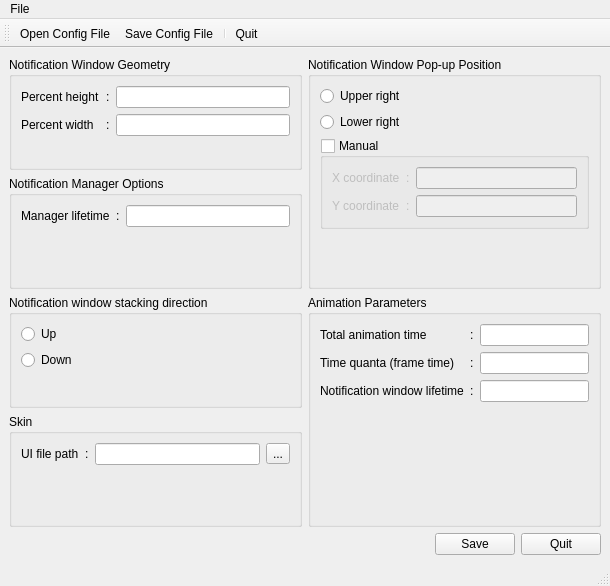
<ui version="4.0" >
 <class>MainWindow</class>
 <widget class="QMainWindow" name="MainWindow" >
  <property name="geometry" >
   <rect>
    <x>0</x>
    <y>0</y>
    <width>610</width>
    <height>586</height>
   </rect>
  </property>
  <property name="windowTitle" >
   <string>Notification Manager Configuration</string>
  </property>
  <widget class="QWidget" name="centralwidget" >
   <property name="geometry" >
    <rect>
     <x>0</x>
     <y>62</y>
     <width>610</width>
     <height>499</height>
    </rect>
   </property>
   <layout class="QGridLayout" name="gridLayout" >
    <item row="0" column="0" >
     <widget class="QGroupBox" name="geometry_box" >
      <property name="sizePolicy" >
       <sizepolicy vsizetype="Expanding" hsizetype="Expanding" >
        <horstretch>0</horstretch>
        <verstretch>0</verstretch>
       </sizepolicy>
      </property>
      <property name="title" >
       <string>Notification Window Geometry</string>
      </property>
      <layout class="QGridLayout" name="gridLayout_2" >
       <item row="0" column="2" >
        <widget class="QLineEdit" name="percent_height" />
       </item>
       <item row="1" column="0" >
        <widget class="QLabel" name="label_2" >
         <property name="text" >
          <string>Percent width</string>
         </property>
         <property name="buddy" >
          <cstring>percent_width</cstring>
         </property>
        </widget>
       </item>
       <item row="1" column="2" >
        <widget class="QLineEdit" name="percent_width" />
       </item>
       <item row="0" column="0" >
        <widget class="QLabel" name="label" >
         <property name="text" >
          <string>Percent height</string>
         </property>
         <property name="buddy" >
          <cstring>percent_height</cstring>
         </property>
        </widget>
       </item>
       <item row="0" column="1" >
        <widget class="QLabel" name="label_3" >
         <property name="text" >
          <string>:</string>
         </property>
        </widget>
       </item>
       <item row="1" column="1" >
        <widget class="QLabel" name="label_4" >
         <property name="text" >
          <string>:</string>
         </property>
        </widget>
       </item>
       <item row="2" column="2" >
        <spacer name="verticalSpacer_2" >
         <property name="orientation" >
          <enum>Qt::Vertical</enum>
         </property>
         <property name="sizeHint" stdset="0" >
          <size>
           <width>0</width>
           <height>0</height>
          </size>
         </property>
        </spacer>
       </item>
       <item row="2" column="0" >
        <spacer name="verticalSpacer" >
         <property name="orientation" >
          <enum>Qt::Vertical</enum>
         </property>
         <property name="sizeHint" stdset="0" >
          <size>
           <width>0</width>
           <height>0</height>
          </size>
         </property>
        </spacer>
       </item>
       <item row="2" column="1" >
        <spacer name="verticalSpacer_8" >
         <property name="orientation" >
          <enum>Qt::Vertical</enum>
         </property>
         <property name="sizeHint" stdset="0" >
          <size>
           <width>0</width>
           <height>0</height>
          </size>
         </property>
        </spacer>
       </item>
      </layout>
     </widget>
    </item>
    <item rowspan="2" row="0" column="1" >
     <widget class="QGroupBox" name="position_box" >
      <property name="sizePolicy" >
       <sizepolicy vsizetype="Expanding" hsizetype="Expanding" >
        <horstretch>0</horstretch>
        <verstretch>0</verstretch>
       </sizepolicy>
      </property>
      <property name="title" >
       <string>Notification Window Pop-up Position</string>
      </property>
      <layout class="QGridLayout" name="gridLayout_3" >
       <item row="0" column="0" >
        <widget class="QRadioButton" name="upper_right_radio" >
         <property name="text" >
          <string>Upper right</string>
         </property>
        </widget>
       </item>
       <item row="1" column="0" >
        <widget class="QRadioButton" name="lower_right_radio" >
         <property name="text" >
          <string>Lower right</string>
         </property>
        </widget>
       </item>
       <item row="3" column="0" >
        <spacer name="verticalSpacer_3" >
         <property name="orientation" >
          <enum>Qt::Vertical</enum>
         </property>
         <property name="sizeHint" stdset="0" >
          <size>
           <width>0</width>
           <height>0</height>
          </size>
         </property>
        </spacer>
       </item>
       <item row="2" column="0" >
        <widget class="QGroupBox" name="manual_position" >
         <property name="title" >
          <string>Manual</string>
         </property>
         <property name="checkable" >
          <bool>true</bool>
         </property>
         <property name="checked" >
          <bool>false</bool>
         </property>
         <layout class="QGridLayout" name="gridLayout_4" >
          <item row="0" column="0" >
           <widget class="QLabel" name="label_5" >
            <property name="text" >
             <string>X coordinate</string>
            </property>
            <property name="buddy" >
             <cstring>startx</cstring>
            </property>
           </widget>
          </item>
          <item row="0" column="1" >
           <widget class="QLabel" name="label_6" >
            <property name="text" >
             <string>:</string>
            </property>
           </widget>
          </item>
          <item row="0" column="2" >
           <widget class="QLineEdit" name="startx" />
          </item>
          <item row="1" column="0" >
           <widget class="QLabel" name="label_7" >
            <property name="text" >
             <string>Y coordinate</string>
            </property>
            <property name="buddy" >
             <cstring>starty</cstring>
            </property>
           </widget>
          </item>
          <item row="1" column="1" >
           <widget class="QLabel" name="label_8" >
            <property name="text" >
             <string>:</string>
            </property>
           </widget>
          </item>
          <item row="1" column="2" >
           <widget class="QLineEdit" name="starty" />
          </item>
         </layout>
        </widget>
       </item>
      </layout>
     </widget>
    </item>
    <item row="2" column="0" >
     <widget class="QGroupBox" name="stacking_box" >
      <property name="sizePolicy" >
       <sizepolicy vsizetype="Expanding" hsizetype="Expanding" >
        <horstretch>0</horstretch>
        <verstretch>0</verstretch>
       </sizepolicy>
      </property>
      <property name="title" >
       <string>Notification window stacking direction</string>
      </property>
      <layout class="QGridLayout" name="gridLayout_5" >
       <item row="0" column="0" >
        <widget class="QRadioButton" name="stacking_up" >
         <property name="text" >
          <string>Up</string>
         </property>
        </widget>
       </item>
       <item row="1" column="0" >
        <widget class="QRadioButton" name="stacking_down" >
         <property name="text" >
          <string>Down</string>
         </property>
        </widget>
       </item>
       <item row="2" column="0" >
        <spacer name="verticalSpacer_4" >
         <property name="orientation" >
          <enum>Qt::Vertical</enum>
         </property>
         <property name="sizeHint" stdset="0" >
          <size>
           <width>0</width>
           <height>0</height>
          </size>
         </property>
        </spacer>
       </item>
      </layout>
     </widget>
    </item>
    <item rowspan="2" row="2" column="1" >
     <widget class="QGroupBox" name="animation_box" >
      <property name="sizePolicy" >
       <sizepolicy vsizetype="Expanding" hsizetype="Expanding" >
        <horstretch>0</horstretch>
        <verstretch>0</verstretch>
       </sizepolicy>
      </property>
      <property name="title" >
       <string>Animation Parameters</string>
      </property>
      <layout class="QGridLayout" name="gridLayout_6" >
       <item row="0" column="0" >
        <widget class="QLabel" name="label_9" >
         <property name="text" >
          <string>Total animation time</string>
         </property>
         <property name="buddy" >
          <cstring>animation_time</cstring>
         </property>
        </widget>
       </item>
       <item row="0" column="1" >
        <widget class="QLabel" name="label_10" >
         <property name="text" >
          <string>:</string>
         </property>
        </widget>
       </item>
       <item row="0" column="2" >
        <widget class="QLineEdit" name="animation_time" />
       </item>
       <item row="1" column="0" >
        <widget class="QLabel" name="label_11" >
         <property name="text" >
          <string>Time quanta (frame time)</string>
         </property>
         <property name="buddy" >
          <cstring>time_quanta</cstring>
         </property>
        </widget>
       </item>
       <item row="1" column="1" >
        <widget class="QLabel" name="label_12" >
         <property name="text" >
          <string>:</string>
         </property>
        </widget>
       </item>
       <item row="1" column="2" >
        <widget class="QLineEdit" name="time_quanta" />
       </item>
       <item row="2" column="0" >
        <widget class="QLabel" name="label_13" >
         <property name="text" >
          <string>Notification window lifetime</string>
         </property>
         <property name="buddy" >
          <cstring>lifetime</cstring>
         </property>
        </widget>
       </item>
       <item row="2" column="1" >
        <widget class="QLabel" name="label_14" >
         <property name="text" >
          <string>:</string>
         </property>
        </widget>
       </item>
       <item row="2" column="2" >
        <widget class="QLineEdit" name="lifetime" />
       </item>
       <item row="3" column="0" >
        <spacer name="verticalSpacer_5" >
         <property name="orientation" >
          <enum>Qt::Vertical</enum>
         </property>
         <property name="sizeHint" stdset="0" >
          <size>
           <width>0</width>
           <height>0</height>
          </size>
         </property>
        </spacer>
       </item>
       <item row="3" column="1" >
        <spacer name="verticalSpacer_6" >
         <property name="orientation" >
          <enum>Qt::Vertical</enum>
         </property>
         <property name="sizeHint" stdset="0" >
          <size>
           <width>0</width>
           <height>0</height>
          </size>
         </property>
        </spacer>
       </item>
       <item row="3" column="2" >
        <spacer name="verticalSpacer_7" >
         <property name="orientation" >
          <enum>Qt::Vertical</enum>
         </property>
         <property name="sizeHint" stdset="0" >
          <size>
           <width>0</width>
           <height>0</height>
          </size>
         </property>
        </spacer>
       </item>
      </layout>
     </widget>
    </item>
    <item row="4" column="1" >
     <layout class="QHBoxLayout" name="horizontalLayout" >
      <item>
       <spacer name="horizontalSpacer" >
        <property name="orientation" >
         <enum>Qt::Horizontal</enum>
        </property>
        <property name="sizeHint" stdset="0" >
         <size>
          <width>0</width>
          <height>0</height>
         </size>
        </property>
       </spacer>
      </item>
      <item>
       <widget class="QPushButton" name="save_button" >
        <property name="text" >
         <string>Save</string>
        </property>
        <property name="icon" >
         <iconset>
          <normaloff>/usr/share/pnm/icons/save.xpm</normaloff>/usr/share/pnm/icons/save.xpm</iconset>
        </property>
       </widget>
      </item>
      <item>
       <widget class="QPushButton" name="discard_button" >
        <property name="text" >
         <string>Quit</string>
        </property>
        <property name="icon" >
         <iconset>
          <normaloff>/usr/share/pnm/icons/exit.png</normaloff>/usr/share/pnm/icons/exit.png</iconset>
        </property>
       </widget>
      </item>
     </layout>
    </item>
    <item row="3" column="0" >
     <widget class="QGroupBox" name="skin_box" >
      <property name="sizePolicy" >
       <sizepolicy vsizetype="Expanding" hsizetype="Expanding" >
        <horstretch>0</horstretch>
        <verstretch>0</verstretch>
       </sizepolicy>
      </property>
      <property name="title" >
       <string>Skin</string>
      </property>
      <layout class="QGridLayout" name="gridLayout_7" >
       <item row="0" column="0" >
        <widget class="QLabel" name="label_15" >
         <property name="text" >
          <string>UI file path</string>
         </property>
         <property name="buddy" >
          <cstring>skin_path</cstring>
         </property>
        </widget>
       </item>
       <item row="0" column="1" >
        <widget class="QLabel" name="label_16" >
         <property name="text" >
          <string>:</string>
         </property>
        </widget>
       </item>
       <item row="0" column="2" >
        <widget class="QLineEdit" name="skin_path" />
       </item>
       <item row="0" column="3" >
        <widget class="QToolButton" name="browse_skin_path" >
         <property name="text" >
          <string>...</string>
         </property>
        </widget>
       </item>
       <item row="1" column="0" >
        <spacer name="verticalSpacer_9" >
         <property name="orientation" >
          <enum>Qt::Vertical</enum>
         </property>
         <property name="sizeHint" stdset="0" >
          <size>
           <width>0</width>
           <height>0</height>
          </size>
         </property>
        </spacer>
       </item>
       <item row="1" column="1" >
        <spacer name="verticalSpacer_10" >
         <property name="orientation" >
          <enum>Qt::Vertical</enum>
         </property>
         <property name="sizeHint" stdset="0" >
          <size>
           <width>0</width>
           <height>0</height>
          </size>
         </property>
        </spacer>
       </item>
       <item row="1" column="2" >
        <spacer name="verticalSpacer_11" >
         <property name="orientation" >
          <enum>Qt::Vertical</enum>
         </property>
         <property name="sizeHint" stdset="0" >
          <size>
           <width>0</width>
           <height>0</height>
          </size>
         </property>
        </spacer>
       </item>
       <item row="1" column="3" >
        <spacer name="verticalSpacer_12" >
         <property name="orientation" >
          <enum>Qt::Vertical</enum>
         </property>
         <property name="sizeHint" stdset="0" >
          <size>
           <width>0</width>
           <height>0</height>
          </size>
         </property>
        </spacer>
       </item>
      </layout>
     </widget>
    </item>
    <item row="1" column="0" >
     <widget class="QGroupBox" name="manager_box" >
      <property name="title" >
       <string>Notification Manager Options</string>
      </property>
      <layout class="QGridLayout" name="gridLayout_8" >
       <item row="0" column="0" >
        <widget class="QLabel" name="label_17" >
         <property name="text" >
          <string>Manager lifetime</string>
         </property>
        </widget>
       </item>
       <item row="0" column="1" >
        <widget class="QLabel" name="label_18" >
         <property name="text" >
          <string>:</string>
         </property>
        </widget>
       </item>
       <item row="0" column="2" >
        <widget class="QLineEdit" name="manager_lifetime" />
       </item>
       <item row="1" column="0" >
        <spacer name="verticalSpacer_13" >
         <property name="orientation" >
          <enum>Qt::Vertical</enum>
         </property>
         <property name="sizeHint" stdset="0" >
          <size>
           <width>0</width>
           <height>0</height>
          </size>
         </property>
        </spacer>
       </item>
       <item row="1" column="1" >
        <spacer name="verticalSpacer_14" >
         <property name="orientation" >
          <enum>Qt::Vertical</enum>
         </property>
         <property name="sizeHint" stdset="0" >
          <size>
           <width>0</width>
           <height>0</height>
          </size>
         </property>
        </spacer>
       </item>
       <item row="1" column="2" >
        <spacer name="verticalSpacer_15" >
         <property name="orientation" >
          <enum>Qt::Vertical</enum>
         </property>
         <property name="sizeHint" stdset="0" >
          <size>
           <width>0</width>
           <height>0</height>
          </size>
         </property>
        </spacer>
       </item>
      </layout>
     </widget>
    </item>
   </layout>
  </widget>
  <widget class="QMenuBar" name="menubar" >
   <property name="geometry" >
    <rect>
     <x>0</x>
     <y>0</y>
     <width>610</width>
     <height>28</height>
    </rect>
   </property>
   <widget class="QMenu" name="menuFile" >
    <property name="title" >
     <string>File</string>
    </property>
    <addaction name="open_conf_file" />
    <addaction name="save_conf_file" />
    <addaction name="separator" />
    <addaction name="quit_configurator" />
   </widget>
   <addaction name="menuFile" />
  </widget>
  <widget class="QStatusBar" name="statusbar" >
   <property name="geometry" >
    <rect>
     <x>0</x>
     <y>561</y>
     <width>610</width>
     <height>25</height>
    </rect>
   </property>
  </widget>
  <widget class="QToolBar" name="toolBar" >
   <property name="geometry" >
    <rect>
     <x>0</x>
     <y>28</y>
     <width>610</width>
     <height>34</height>
    </rect>
   </property>
   <property name="windowTitle" >
    <string>toolBar</string>
   </property>
   <attribute name="toolBarArea" >
    <enum>TopToolBarArea</enum>
   </attribute>
   <attribute name="toolBarBreak" >
    <bool>false</bool>
   </attribute>
   <addaction name="open_conf_file" />
   <addaction name="save_conf_file" />
   <addaction name="separator" />
   <addaction name="quit_configurator" />
  </widget>
  <action name="save_conf_file" >
   <property name="icon" >
    <iconset>
     <normaloff>/usr/share/pnm/icons/save.xpm</normaloff>/usr/share/pnm/icons/save.xpm</iconset>
   </property>
   <property name="text" >
    <string>&amp;Save Config File</string>
   </property>
  </action>
  <action name="quit_configurator" >
   <property name="icon" >
    <iconset>
     <normaloff>/usr/share/pnm/icons/exit.png</normaloff>/usr/share/pnm/icons/exit.png</iconset>
   </property>
   <property name="text" >
    <string>Quit</string>
   </property>
  </action>
  <action name="open_conf_file" >
   <property name="icon" >
    <iconset>
     <normaloff>/usr/share/pnm/icons/open.png</normaloff>/usr/share/pnm/icons/open.png</iconset>
   </property>
   <property name="text" >
    <string>&amp;Open Config File</string>
   </property>
  </action>
 </widget>
 <resources/>
 <connections/>
</ui>
